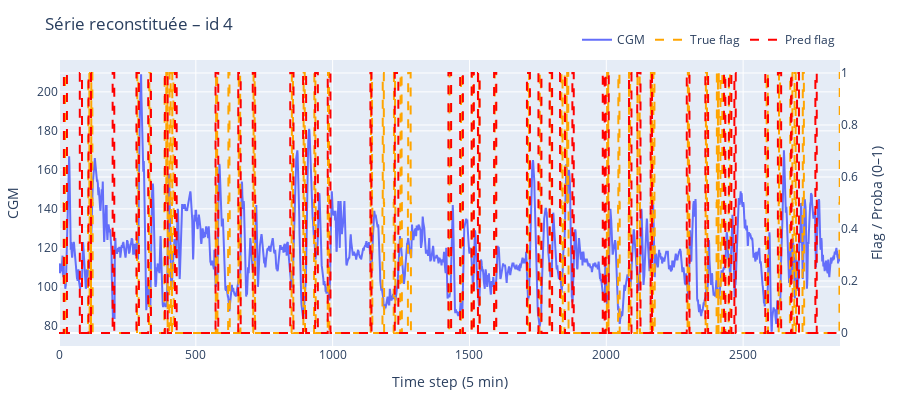

Source (notebook cell):
### Code cell
# 2) reconstruire par id
ts_dict = regroup_timeseries_multi(x_list, pred_list, label_list, sub_test, ratio = 0.77, prob_list=None)
fig = plot_timeseries_plotly(ts_dict, idx=4, prob_list=False, plot_prob = False)

### Figure 1 — Plotly figure (JSON) as saved in the notebook; plotly's stock layout.template omitted (floating-point values rounded to 4 significant figures; data arrays with more than 128 entries replaced by an {"elided": "..."} marker saying what was removed)
{"data": [{"mode": "lines", "name": "CGM", "type": "scatter", "x": {"elided": "2855 int values"}, "y": {"elided": "2855 float values"}, "yaxis": "y"}, {"line": {"color": "orange", "dash": "dash", "shape": "hv", "width": 2}, "mode": "lines", "name": "True flag", "type": "scatter", "x": {"elided": "2855 int values"}, "y": {"elided": "2855 float values"}, "yaxis": "y2"}, {"line": {"color": "red", "dash": "dash", "shape": "hv", "width": 2}, "mode": "lines", "name": "Pred flag", "type": "scatter", "x": {"elided": "2855 int values"}, "y": {"elided": "2855 float values"}, "yaxis": "y2"}], "layout": {"height": 400, "legend": {"orientation": "h", "x": 1, "xanchor": "right", "y": 1.02, "yanchor": "bottom"}, "margin": {"b": 40, "l": 50, "r": 60, "t": 60}, "title": {"text": "Série reconstituée – id 4"}, "width": 900, "xaxis": {"title": {"text": "Time step (5 min)"}}, "yaxis": {"title": {"text": "CGM"}}, "yaxis2": {"overlaying": "y", "range": [-0.05, 1.05], "side": "right", "title": {"text": "Flag / Proba (0–1)"}}}}
